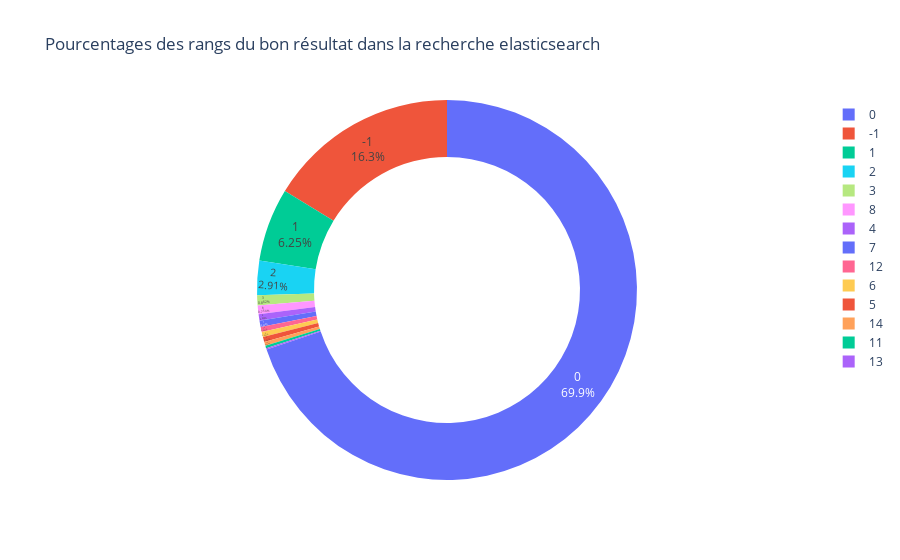

Write notebook code for a chart like this one.
### Code cell
fig = px.pie(
    df_test,
    names="rank_elastic",
    hole=0.7,
    color="rank_elastic",
    title="Pourcentages des rangs du bon résultat dans la recherche elasticsearch",
)
fig.update_traces(textposition="inside", textinfo="percent+label")
fig.show()

### Figure 1 — Plotly figure (JSON) as saved in the notebook; plotly's stock layout.template omitted (floating-point values rounded to 4 significant figures; data arrays with more than 128 entries replaced by an {"elided": "..."} marker saying what was removed)
{"data": [{"customdata": {"elided": "928x1 str values"}, "domain": {"x": [0, 1], "y": [0, 1]}, "hole": 0.7, "hovertemplate": "rank_elastic=%{customdata[0]}<extra></extra>", "labels": {"elided": "928 str values"}, "legendgroup": "", "marker": {"colors": {"elided": "928 str values"}}, "name": "", "showlegend": true, "textinfo": "percent+label", "textposition": "inside", "type": "pie"}], "layout": {"legend": {"tracegroupgap": 0}, "title": {"text": "Pourcentages des rangs du bon résultat dans la recherche elasticsearch"}}}
